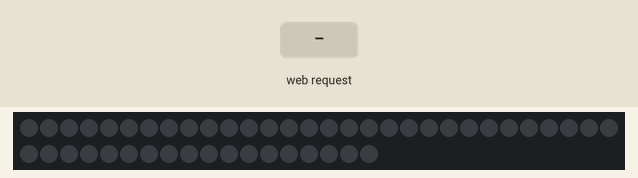
Simulated run of this sketch. Board: ESP32. Shown: 48 RGB LEDs in strip order, left to right, continuing on the next row. Inputs (shaded band) come from the test bench. Dim RGB values are drawn brighter than linear; WiFi joins after 1.5 s; servers stay silent unless stated; what the sketch prints to the serial monitor is not drawn.

Above: at 2.7 s.
2.8 s: HTTP request GET /setColor?r=1 received
At 4.0 s:
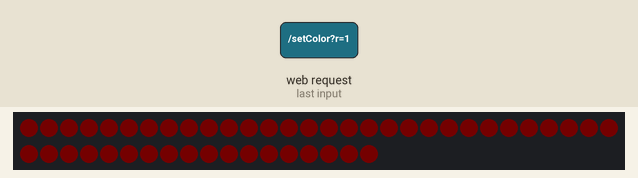
4.3 s: HTTP request GET /setColor?g=1 received
At 5.4 s:
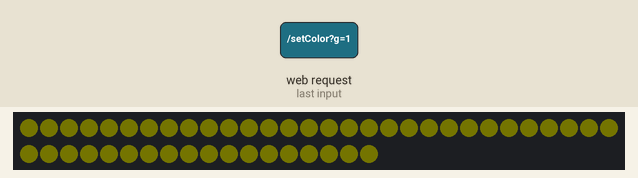
5.8 s: HTTP request GET /setColor?r=0 received
At 6.5 s:
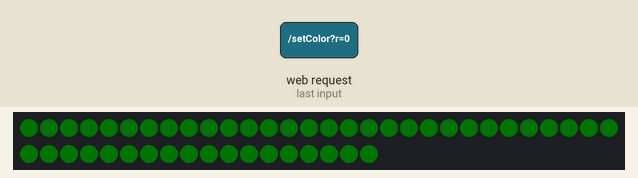
7.3 s: HTTP request GET /setColor?b=1 received
At 7.6 s:
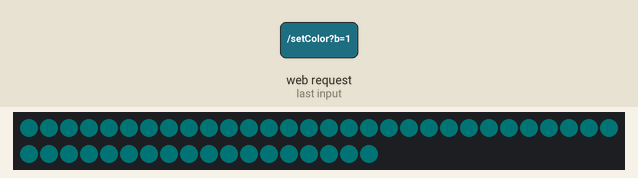
8.8 s: HTTP request GET /setColor?g=0 received
At 10.0 s:
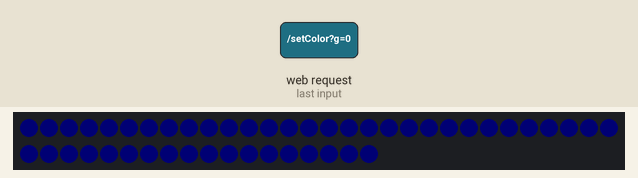
10.3 s: HTTP request GET /setColor?r=1&g=1&b=1 received
At 11.1 s:
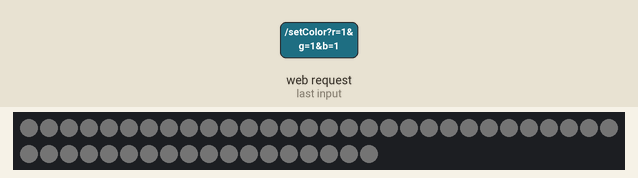
Timing chart, 0 to 12.8 s (numbered marks = the images above; inputs shaded):
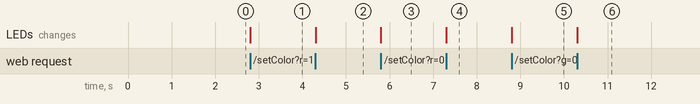

Measured:
- after the input at 2.8 s, the LEDs: change at once (image 1)
- after the input at 4.3 s, the LEDs: change at once (image 2)
- after the input at 5.8 s, the LEDs: change at once (image 3)
- after the input at 7.3 s, the LEDs: change at once (image 4)
- after the input at 8.8 s, the LEDs: change at once (image 5)
- after the input at 10.3 s, the LEDs: change at once (image 6)

The sketch:

control_leds_web.ino
```cpp
#include <WiFi.h>
#include <WebServer.h>
#include <Adafruit_NeoPixel.h>

// Configura tu red WiFi
const char* ssid = "SSID";
const char* password = "PASSWORD";

// Configura el aro LED
#define LED_PIN    25
#define LED_COUNT  48
Adafruit_NeoPixel strip(LED_COUNT, LED_PIN, NEO_GRB + NEO_KHZ800);

WebServer server(80);

// Variables de color
int red = 0, green = 0, blue = 0;


String htmlPage = R"rawliteral(
<!DOCTYPE html>
<html lang="es">
<head>
  <meta charset="UTF-8">
  <title>Control RGB</title>
  <style>
    body {
      margin: 0;
      font-family: 'Segoe UI', Tahoma, Geneva, Verdana, sans-serif;
      /* Fondo con la imagen que pediste */
      background: url('https://i.postimg.cc/7YtrVgQQ/web.jpg') no-repeat center center fixed;
      background-size: cover;
      color: #333;
      min-height: 100vh;
      display: flex;
      flex-direction: column;
      align-items: center;
      justify-content: center;
      position: relative;
    }

    h2 {
      color: #333;
      margin-bottom: 30px;
    }

    .slider-container {
      background: white;
      padding: 20px;
      margin: 10px;
      border-radius: 12px;
      box-shadow: 0 4px 10px rgba(0, 0, 0, 0.2);
      width: 90%%;
      max-width: 400px;
    }

    label {
      font-size: 1.1em;
      display: block;
      margin-bottom: 10px;
    }

    input[type=range] {
      width: 100%%;
      height: 8px;
      -webkit-appearance: none;
      background: #ddd;
      border-radius: 5px;
      outline: none;
      transition: background 0.3s;
    }

    input[type=range]::-webkit-slider-thumb {
      -webkit-appearance: none;
      appearance: none;
      width: 18px;
      height: 18px;
      background: #007bff;
      border-radius: 50%%;
      cursor: pointer;
      box-shadow: 0 2px 6px rgba(0,0,0,0.3);
    }

    span {
      font-weight: bold;
    }

    .logo {
      position: fixed;
      bottom: 10px;
      left: 10px;
      width: 100px;
      opacity: 0.85;
    }
  </style>
</head>
<body>
  <h2>Control de Aro LED RGB</h2>

  <div class="slider-container">
    <label>Rojo: <span id="rval">0</span></label>
    <input type="range" min="0" max="255" value="0" id="r">
  </div>

  <div class="slider-container">
    <label>Verde: <span id="gval">0</span></label>
    <input type="range" min="0" max="255" value="0" id="g">
  </div>

  <div class="slider-container">
    <label>Azul: <span id="bval">0</span></label>
    <input type="range" min="0" max="255" value="0" id="b">
  </div>

  <!-- Logo de empresa -->
  <img src="https://i.postimg.cc/C1TMSjGx/Byte-Maker.png" alt="Logo Empresa" class="logo">

  <script>
    window.onload = function() {
      const r = document.getElementById('r');
      const g = document.getElementById('g');
      const b = document.getElementById('b');

      function updateColor() {
        document.getElementById('rval').innerText = r.value;
        document.getElementById('gval').innerText = g.value;
        document.getElementById('bval').innerText = b.value;

        fetch(`/setColor?r=${r.value}&g=${g.value}&b=${b.value}`)
          .then(response => {
            if (!response.ok) {
              console.error('Error al enviar colores');
            }
          })
          .catch(err => console.error('Fetch error:', err));
      }

      r.addEventListener('input', updateColor);
      g.addEventListener('input', updateColor);
      b.addEventListener('input', updateColor);
    };
  </script>
</body>
</html>
)rawliteral";

void setColorAll(int r, int g, int b);

void setup() {
  Serial.begin(115200);
  strip.begin();
  strip.show(); // Inicializa los LEDs apagados

  // Conexión WiFi
  WiFi.begin(ssid, password);
  Serial.print("Conectando a WiFi");
  while (WiFi.status() != WL_CONNECTED) {
    delay(500);
    Serial.print(".");
  }
  Serial.println("\nConectado a WiFi");
  Serial.print("IP: ");
  Serial.println(WiFi.localIP());

  // Rutas del servidor web
  server.on("/", []() {
    server.send(200, "text/html", htmlPage);
  });

  server.on("/setColor", []() {
    if (server.hasArg("r")) red = server.arg("r").toInt();
    if (server.hasArg("g")) green = server.arg("g").toInt();
    if (server.hasArg("b")) blue = server.arg("b").toInt();
    setColorAll(red, green, blue);
    server.send(200, "text/plain", "OK");
  });

  server.begin();
  Serial.println("Servidor web iniciado");
}

void loop() {
  server.handleClient();
}

void setColorAll(int r, int g, int b) {
  for (int i = 0; i < LED_COUNT; i++) {
    strip.setPixelColor(i, strip.Color(r, g, b));
  }
  strip.show();
}
```
